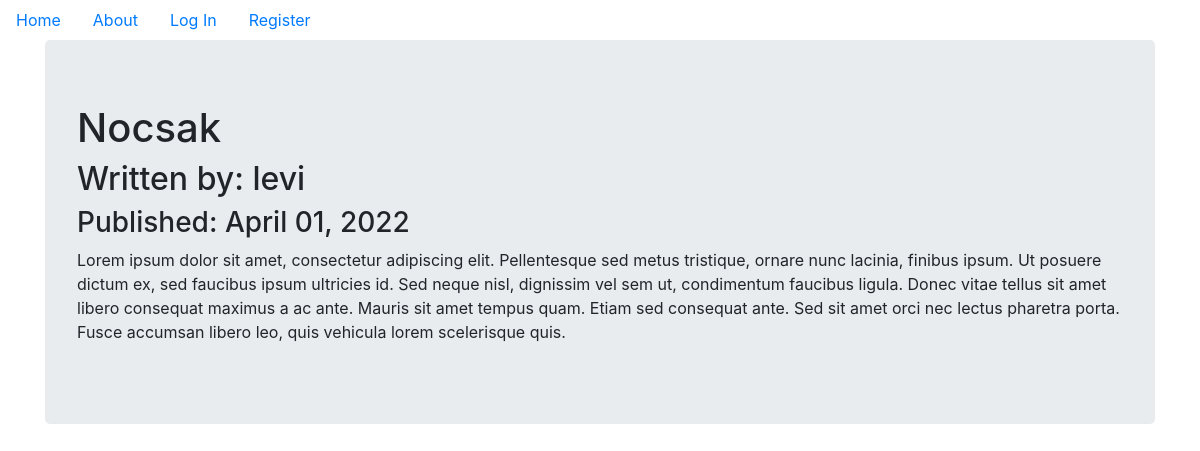
/2, run on the app's committed database.
### companyblog/models.py (models this page shows, shortened)
class BlogPost(db.Model):
    __tablename__ = 'blogposts'
    id = db.Column(db.Integer, primary_key=True)
    user_id = db.Column(db.Integer, db.ForeignKey('users.id'), nullable=False)
    date = db.Column(db.DateTime, nullable=False, default=datetime.utcnow)
    title = db.Column(db.String(140), nullable=False)
    text = db.Column(db.Text, nullable=False)

class User(db.Model, UserMixin):
    __tablename__ = 'users'
    id = db.Column(db.Integer, primary_key=True)
    profile_image = db.Column(db.String(64), nullable=False, default='default_profile.png')
    email = db.Column(db.String(64), unique=True, index=True)
    username = db.Column(db.String(64), unique=True, index=True)
    password_hash = db.Column(db.String(128))
    posts = db.relationship('BlogPost', backref='author',lazy=True)

### companyblog/users/views.py (the view)
@users.route('/<username>')
def user_posts(username):
    page = request.args.get('page',1,type=int)
    user = User.query.filter_by(username=username).first_or_404()
    blog_posts = BlogPost.query.filter_by(author=user).order_by(BlogPost.date.desc()).paginate(page=page,per_page=5)
    return render_template('user_blog_posts.html', blog_posts=blog_posts, user=user)

### companyblog/blog_posts/views.py (called while the page is built)
@blog_posts.route('/<int:blog_post_id>')
def blog_post(blog_post_id):
    blog_post = BlogPost.query.get_or_404(blog_post_id)
    return render_template('blog_post.html',title=blog_post.title,
                                            date=blog_post.date,
                                            post=blog_post)

### companyblog/templates/blog_post.html (shortened to what this page needs)
{% extends "base.html" %}
{% block content %}
<div class="jumbotron">
    <h1>{{post.title}}</h1>
    <h2>Written by: {{post.author.username}}</h2>
    <h3>Published: {{post.date.strftime('%B %d, %Y')}}</h3>
    <p>{{post.text}}</p>
</div>
{% endblock %}

### data on the page
BlogPost: title "Nocsak", date "April 01, 2022", text "Lorem ipsum dolor sit amet, consectetur adipiscing elit. Pellentesque sed metus tristique, ornare nunc lacinia, finibus ipsum. Ut posuere dictum ex, sed faucibus ipsum ultricies id. Sed neque nisl, dignissim vel sem ut, condimentum faucibus ligula. Donec vitae tellus sit amet libero consequat maximus a ac ante. Mauris sit amet tempus quam. Etiam sed consequat ante. Sed sit amet orci nec lectus pharetra porta. Fusce accumsan libero leo, quis vehicula lorem scelerisque quis."
User: author.username "levi"
